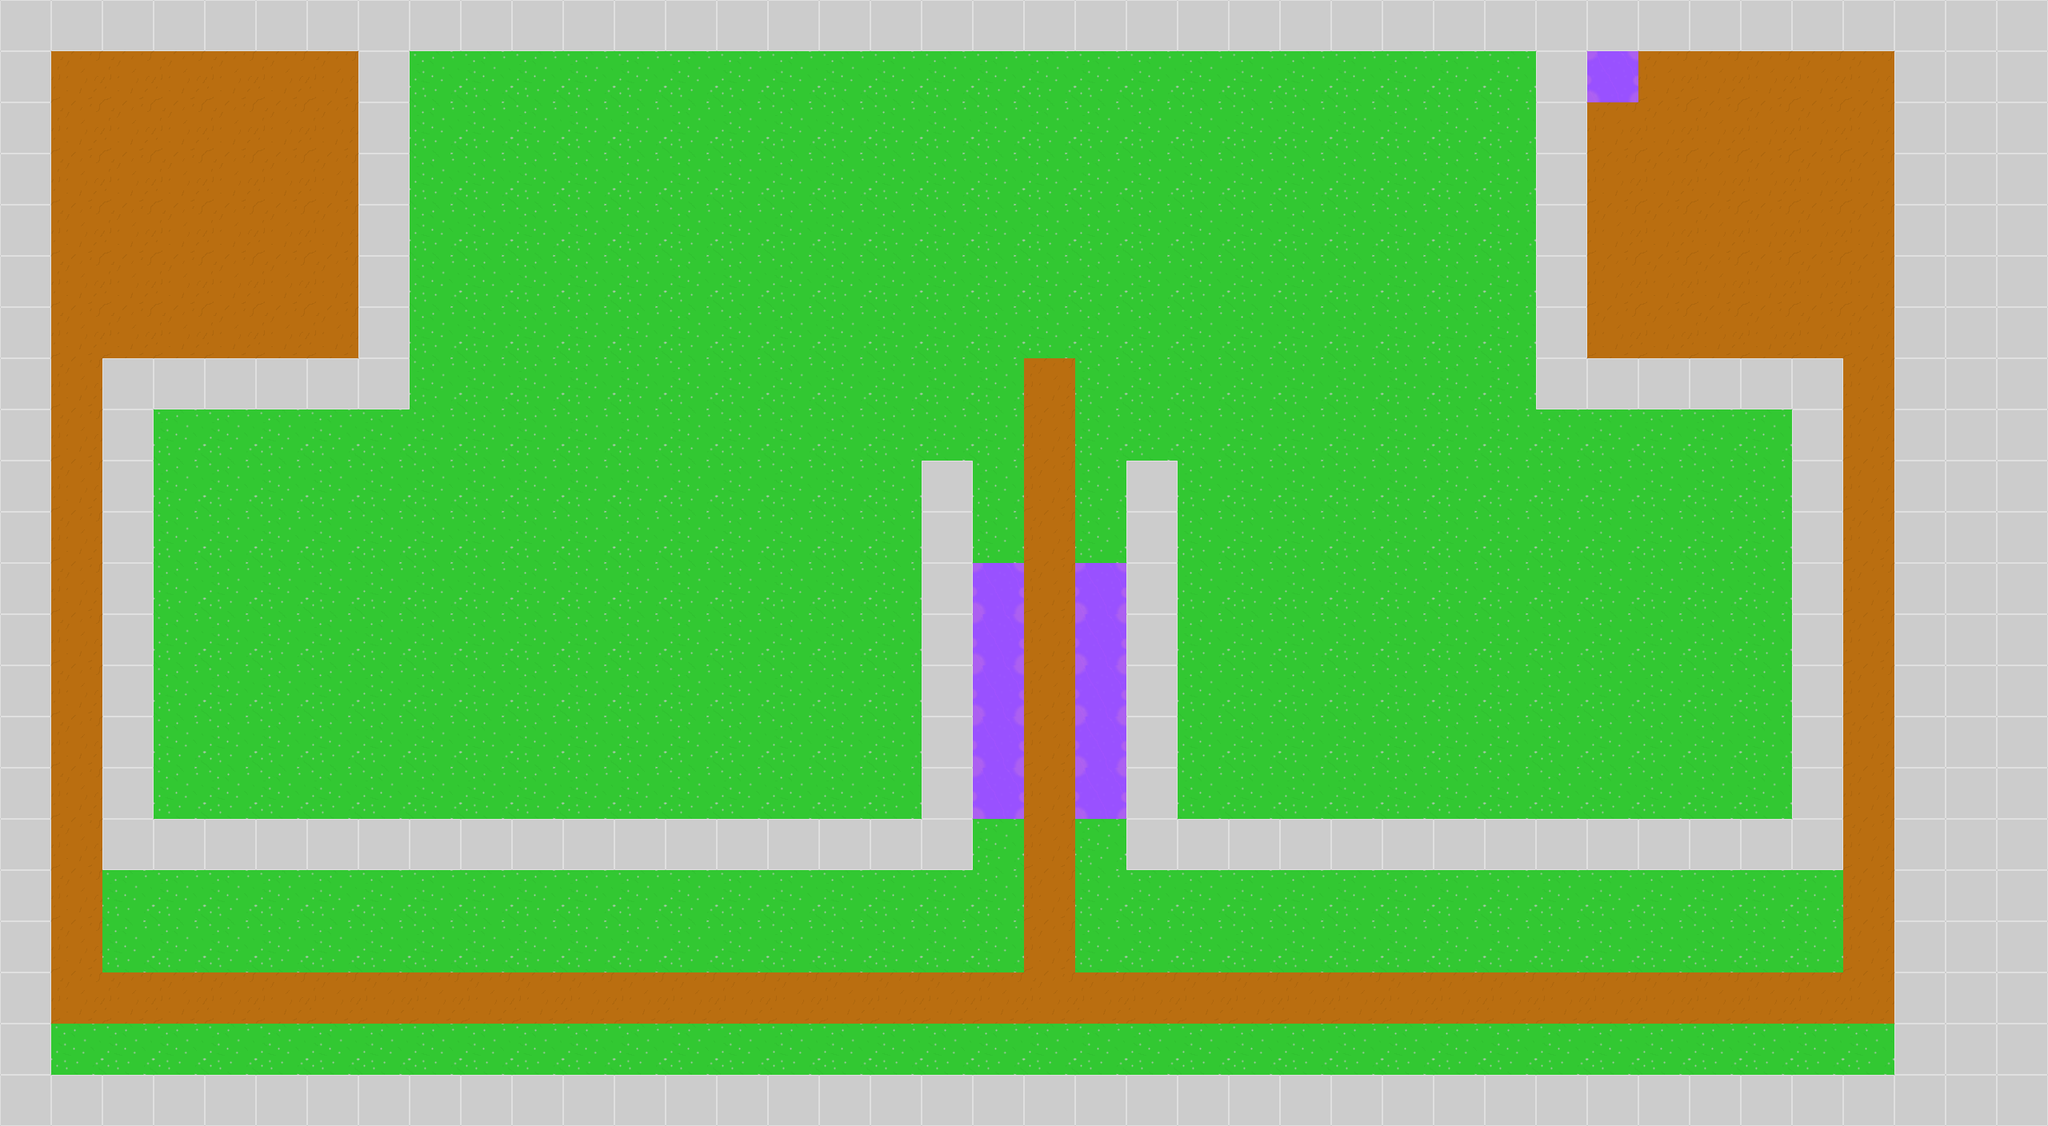

Rendered tile map (Tiled .tmx) drawn with the repository's tilesets; below, a short description and the full map source, tile grids included:
An orthogonal 40x22 tile map with 64x64 px tiles, 3 tile layers (Ground, Slime, Wall) and 1 object.

<map version="1.0" tiledversion="1.1.6" orientation="orthogonal" renderorder="right-down" width="40" height="22" tilewidth="64" tileheight="64" infinite="0" nextobjectid="6">
 <properties>
  <property name="Blocks" value="0" />
  <property name="Bombs" value="3" />
  <property name="Dynamites" value="2" />
 </properties>
 <tileset firstgid="1" source="../Tilesets/tilesheet.tsx" />
 <layer name="Ground" width="40" height="22">
  <properties>
   <property name="Type" value="Ground" />
  </properties>
  <data encoding="csv">
1,1,1,1,1,1,1,1,1,1,1,1,1,1,1,1,1,1,1,1,1,1,1,1,1,1,1,1,1,1,1,1,1,1,1,1,1,1,1,1,
1,2,2,2,2,2,2,1,1,1,1,1,1,1,1,1,1,1,1,1,1,1,1,1,1,1,1,1,1,1,1,2,2,2,2,2,2,1,1,1,
1,2,2,2,2,2,2,1,1,1,1,1,1,1,1,1,1,1,1,1,1,1,1,1,1,1,1,1,1,1,1,2,2,2,2,2,2,1,1,1,
1,2,2,2,2,2,2,1,1,1,1,1,1,1,1,1,1,1,1,1,1,1,1,1,1,1,1,1,1,1,1,2,2,2,2,2,2,1,1,1,
1,2,2,2,2,2,2,1,1,1,1,1,1,1,1,1,1,1,1,1,1,1,1,1,1,1,1,1,1,1,1,2,2,2,2,2,2,1,1,1,
1,2,2,2,2,2,2,1,1,1,1,1,1,1,1,1,1,1,1,1,1,1,1,1,1,1,1,1,1,1,1,2,2,2,2,2,2,1,1,1,
1,2,2,2,2,2,2,1,1,1,1,1,1,1,1,1,1,1,1,1,1,1,1,1,1,1,1,1,1,1,1,2,2,2,2,2,2,1,1,1,
1,2,1,1,1,1,1,1,1,1,1,1,1,1,1,1,1,1,1,1,2,1,1,1,1,1,1,1,1,1,1,1,1,1,1,1,2,1,1,1,
1,2,1,1,1,1,1,1,1,1,1,1,1,1,1,1,1,1,1,1,2,1,1,1,1,1,1,1,1,1,1,1,1,1,1,1,2,1,1,1,
1,2,1,1,1,1,1,1,1,1,1,1,1,1,1,1,1,1,1,1,2,1,1,1,1,1,1,1,1,1,1,1,1,1,1,1,2,1,1,1,
1,2,1,1,1,1,1,1,1,1,1,1,1,1,1,1,1,1,1,1,2,1,1,1,1,1,1,1,1,1,1,1,1,1,1,1,2,1,1,1,
1,2,1,1,1,1,1,1,1,1,1,1,1,1,1,1,1,1,1,1,2,1,1,1,1,1,1,1,1,1,1,1,1,1,1,1,2,1,1,1,
1,2,1,1,1,1,1,1,1,1,1,1,1,1,1,1,1,1,1,1,2,1,1,1,1,1,1,1,1,1,1,1,1,1,1,1,2,1,1,1,
1,2,1,1,1,1,1,1,1,1,1,1,1,1,1,1,1,1,1,1,2,1,1,1,1,1,1,1,1,1,1,1,1,1,1,1,2,1,1,1,
1,2,1,1,1,1,1,1,1,1,1,1,1,1,1,1,1,1,1,1,2,1,1,1,1,1,1,1,1,1,1,1,1,1,1,1,2,1,1,1,
1,2,1,1,1,1,1,1,1,1,1,1,1,1,1,1,1,1,1,1,2,1,1,1,1,1,1,1,1,1,1,1,1,1,1,1,2,1,1,1,
1,2,1,1,1,1,1,1,1,1,1,1,1,1,1,1,1,1,1,1,2,1,1,1,1,1,1,1,1,1,1,1,1,1,1,1,2,1,1,1,
1,2,1,1,1,1,1,1,1,1,1,1,1,1,1,1,1,1,1,1,2,1,1,1,1,1,1,1,1,1,1,1,1,1,1,1,2,1,1,1,
1,2,1,1,1,1,1,1,1,1,1,1,1,1,1,1,1,1,1,1,2,1,1,1,1,1,1,1,1,1,1,1,1,1,1,1,2,1,1,1,
1,2,2,2,2,2,2,2,2,2,2,2,2,2,2,2,2,2,2,2,2,2,2,2,2,2,2,2,2,2,2,2,2,2,2,2,2,1,1,1,
1,1,1,1,1,1,1,1,1,1,1,1,1,1,1,1,1,1,1,1,1,1,1,1,1,1,1,1,1,1,1,1,1,1,1,1,1,1,1,1,
1,1,1,1,1,1,1,1,1,1,1,1,1,1,1,1,1,1,1,1,1,1,1,1,1,1,1,1,1,1,1,1,1,1,1,1,1,1,1,1
</data>
 </layer>
 <layer name="Slime" width="40" height="22">
  <properties>
   <property name="Type" value="Slime" />
  </properties>
  <data encoding="csv">
0,0,0,0,0,0,0,0,0,0,0,0,0,0,0,0,0,0,0,0,0,0,0,0,0,0,0,0,0,0,0,0,0,0,0,0,0,0,0,0,
0,0,0,0,0,0,2,0,0,0,0,0,0,0,0,0,0,0,0,0,0,0,0,0,0,0,0,0,0,0,0,57,0,0,0,0,0,0,0,0,
0,0,0,0,0,0,0,0,0,0,0,0,0,0,0,0,0,0,0,0,0,0,0,0,0,0,0,0,0,0,0,0,0,0,0,0,0,0,0,0,
0,0,0,0,0,0,0,0,0,0,0,0,0,0,0,0,0,0,0,0,0,0,0,0,0,0,0,0,0,0,0,0,0,0,0,0,0,0,0,0,
0,0,0,0,0,0,0,0,0,0,0,0,0,0,0,0,0,0,0,0,0,0,0,0,0,0,0,0,0,0,0,0,0,0,0,0,0,0,0,0,
0,0,0,0,0,0,0,0,0,0,0,0,0,0,0,0,0,0,0,0,0,0,0,0,0,0,0,0,0,0,0,0,0,0,0,0,0,0,0,0,
0,0,0,0,0,0,0,0,0,0,0,0,0,0,0,0,0,0,0,0,0,0,0,0,0,0,0,0,0,0,0,0,0,0,0,0,0,0,0,0,
0,0,0,0,0,0,0,0,0,0,0,0,0,0,0,0,0,0,0,0,0,0,0,0,0,0,0,0,0,0,0,0,0,0,0,0,0,0,0,0,
0,0,0,0,0,0,0,0,0,0,0,0,0,0,0,0,0,0,0,0,0,0,0,0,0,0,0,0,0,0,0,0,0,0,0,0,0,0,0,0,
0,0,0,0,0,0,0,0,0,0,0,0,0,0,0,0,0,0,0,0,0,0,0,0,0,0,0,0,0,0,0,0,0,0,0,0,0,0,0,0,
0,0,0,0,0,0,0,0,0,0,0,0,0,0,0,0,0,0,0,0,0,0,0,0,0,0,0,0,0,0,0,0,0,0,0,0,0,0,0,0,
0,0,0,0,0,0,0,0,0,0,0,0,0,0,0,0,0,0,0,57,0,57,0,0,0,0,0,0,0,0,0,0,0,0,0,0,0,0,0,0,
0,0,0,0,0,0,0,0,0,0,0,0,0,0,0,0,0,0,0,57,0,57,0,0,0,0,0,0,0,0,0,0,0,0,0,0,0,0,0,0,
0,0,0,0,0,0,0,0,0,0,0,0,0,0,0,0,0,0,0,57,0,57,0,0,0,0,0,0,0,0,0,0,0,0,0,0,0,0,0,0,
0,0,0,0,0,0,0,0,0,0,0,0,0,0,0,0,0,0,0,57,0,57,0,0,0,0,0,0,0,0,0,0,0,0,0,0,0,0,0,0,
0,0,0,0,0,0,0,0,0,0,0,0,0,0,0,0,0,0,0,57,0,57,0,0,0,0,0,0,0,0,0,0,0,0,0,0,0,0,0,0,
0,0,0,0,0,0,0,0,0,0,0,0,0,0,0,0,0,0,0,0,0,0,0,0,0,0,0,0,0,0,0,0,0,0,0,0,0,0,0,0,
0,0,0,0,0,0,0,0,0,0,0,0,0,0,0,0,0,0,0,0,0,0,0,0,0,0,0,0,0,0,0,0,0,0,0,0,0,0,0,0,
0,0,0,0,0,0,0,0,0,0,0,0,0,0,0,0,0,0,0,0,0,0,0,0,0,0,0,0,0,0,0,0,0,0,0,0,0,0,0,0,
0,0,0,0,0,0,0,0,0,0,0,0,0,0,0,0,0,0,0,0,0,0,0,0,0,0,0,0,0,0,0,0,0,0,0,0,0,0,0,0,
0,0,0,0,0,0,0,0,0,0,0,0,0,0,0,0,0,0,0,0,0,0,0,0,0,0,0,0,0,0,0,0,0,0,0,0,0,0,0,0,
0,0,0,0,0,0,0,0,0,0,0,0,0,0,0,0,0,0,0,0,0,0,0,0,0,0,0,0,0,0,0,0,0,0,0,0,0,0,0,0
</data>
 </layer>
 <layer name="Wall" width="40" height="22">
  <properties>
   <property name="Type" value="Wall" />
  </properties>
  <data encoding="csv">
3,3,3,3,3,3,3,3,3,3,3,3,3,3,3,3,3,3,3,3,3,3,3,3,3,3,3,3,3,3,3,3,3,3,3,3,3,3,3,3,
3,0,0,0,0,0,0,3,0,0,0,0,0,0,0,0,0,0,0,0,0,0,0,0,0,0,0,0,0,0,3,0,0,0,0,0,0,3,3,3,
3,0,0,0,0,0,0,3,0,0,0,0,0,0,0,0,0,0,0,0,0,0,0,0,0,0,0,0,0,0,3,0,0,0,0,0,0,3,3,3,
3,0,0,0,0,0,0,3,0,0,0,0,0,0,0,0,0,0,0,0,0,0,0,0,0,0,0,0,0,0,3,0,0,0,0,0,0,3,3,3,
3,0,0,0,0,0,0,3,0,0,0,0,0,0,0,0,0,0,0,0,0,0,0,0,0,0,0,0,0,0,3,0,0,0,0,0,0,3,3,3,
3,0,0,0,0,0,0,3,0,0,0,0,0,0,0,0,0,0,0,0,0,0,0,0,0,0,0,0,0,0,3,0,0,0,0,0,0,3,3,3,
3,0,0,0,0,0,0,3,0,0,0,0,0,0,0,0,0,0,0,0,0,0,0,0,0,0,0,0,0,0,3,0,0,0,0,0,0,3,3,3,
3,0,3,3,3,3,3,3,0,0,0,0,0,0,0,0,0,0,0,0,0,0,0,0,0,0,0,0,0,0,3,3,3,3,3,3,0,3,3,3,
3,0,3,0,0,0,0,0,0,0,0,0,0,0,0,0,0,0,0,0,0,0,0,0,0,0,0,0,0,0,0,0,0,0,0,3,0,3,3,3,
3,0,3,0,0,0,0,0,0,0,0,0,0,0,0,0,0,0,3,0,0,0,3,0,0,0,0,0,0,0,0,0,0,0,0,3,0,3,3,3,
3,0,3,0,0,0,0,0,0,0,0,0,0,0,0,0,0,0,3,0,0,0,3,0,0,0,0,0,0,0,0,0,0,0,0,3,0,3,3,3,
3,0,3,0,0,0,0,0,0,0,0,0,0,0,0,0,0,0,3,0,0,0,3,0,0,0,0,0,0,0,0,0,0,0,0,3,0,3,3,3,
3,0,3,0,0,0,0,0,0,0,0,0,0,0,0,0,0,0,3,0,0,0,3,0,0,0,0,0,0,0,0,0,0,0,0,3,0,3,3,3,
3,0,3,0,0,0,0,0,0,0,0,0,0,0,0,0,0,0,3,0,0,0,3,0,0,0,0,0,0,0,0,0,0,0,0,3,0,3,3,3,
3,0,3,0,0,0,0,0,0,0,0,0,0,0,0,0,0,0,3,0,0,0,3,0,0,0,0,0,0,0,0,0,0,0,0,3,0,3,3,3,
3,0,3,0,0,0,0,0,0,0,0,0,0,0,0,0,0,0,3,0,0,0,3,0,0,0,0,0,0,0,0,0,0,0,0,3,0,3,3,3,
3,0,3,3,3,3,3,3,3,3,3,3,3,3,3,3,3,3,3,0,0,0,3,3,3,3,3,3,3,3,3,3,3,3,3,3,0,3,3,3,
3,0,0,0,0,0,0,0,0,0,0,0,0,0,0,0,0,0,0,0,0,0,0,0,0,0,0,0,0,0,0,0,0,0,0,0,0,3,3,3,
3,0,0,0,0,0,0,0,0,0,0,0,0,0,0,0,0,0,0,0,0,0,0,0,0,0,0,0,0,0,0,0,0,0,0,0,0,3,3,3,
3,0,0,0,0,0,0,0,0,0,0,0,0,0,0,0,0,0,0,0,0,0,0,0,0,0,0,0,0,0,0,0,0,0,0,0,0,3,3,3,
3,0,0,0,0,0,0,0,0,0,0,0,0,0,0,0,0,0,0,0,0,0,0,0,0,0,0,0,0,0,0,0,0,0,0,0,0,3,3,3,
3,3,3,3,3,3,3,3,3,3,3,3,3,3,3,3,3,3,3,3,3,3,3,3,3,3,3,3,3,3,3,3,3,3,3,3,3,3,3,3
</data>
 </layer>
 <objectgroup name="Player">
  <properties>
   <property name="Type" value="Player" />
  </properties>
  <object id="3" gid="9" x="1280" y="1280" width="64" height="64" />
 </objectgroup>
</map>
